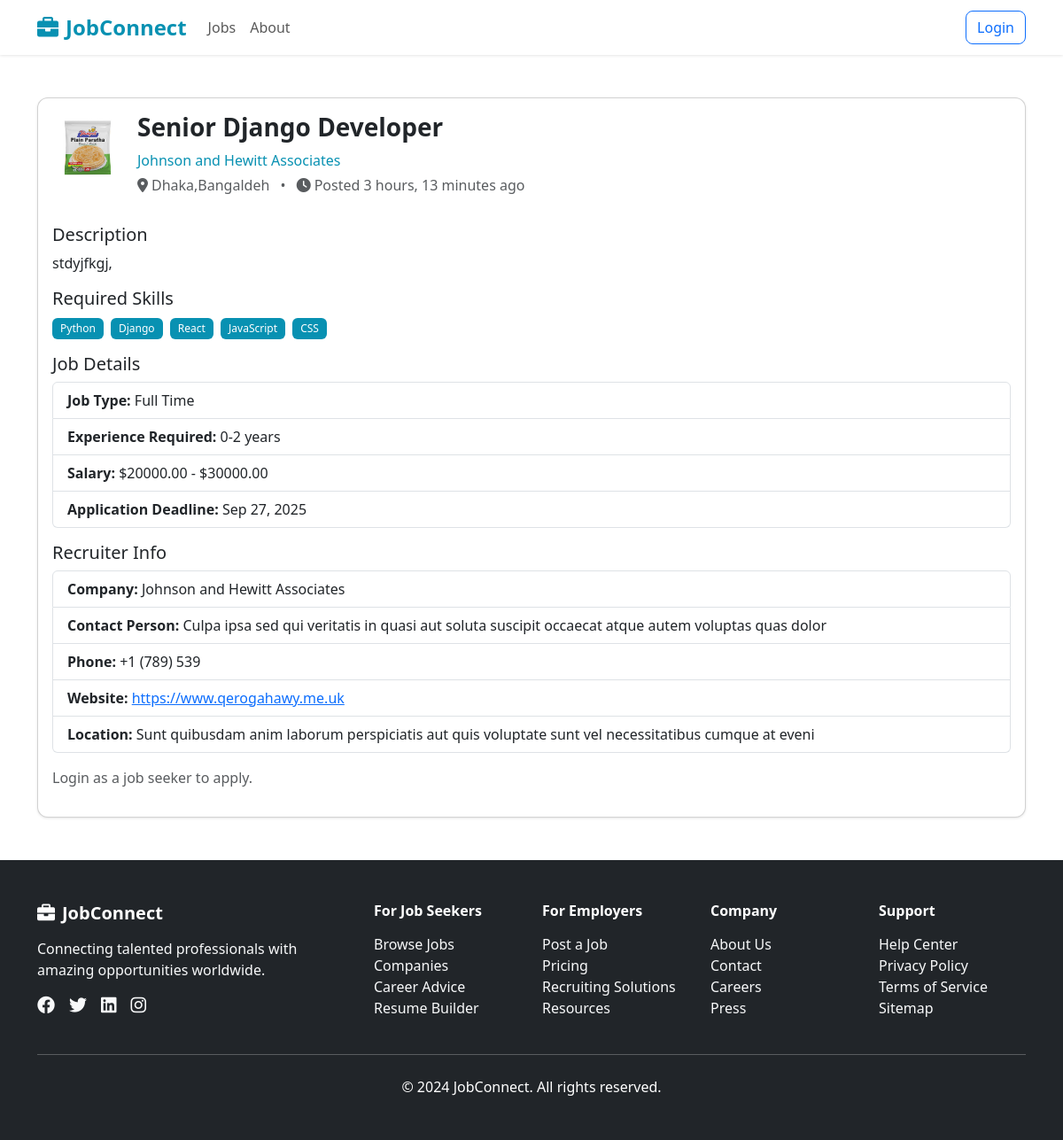
Page /jobs/1/ on the committed database.
### app/models.py (models this page shows, shortened)
class Job(models.Model):
    JOB_TYPES = [
        ('full_time', 'Full Time'),
        ('part_time', 'Part Time'),
        ('remote', 'Remote'),
        ('contract', 'Contract'),
        ('internship', 'Internship'),
    ]
    category_choices = [
        ('IT', 'Information Technology'),
        ('HR', 'Human Resources'),
        ('Finance', 'Finance'),
        ('Marketing', 'Marketing'),
        ('Sales', 'Sales'),
        ('Education', 'Education'),
        ('Healthcare', 'Healthcare'),
        ('Engineering', 'Engineering'),
        ('Hospitality', 'Hospitality'),
        ('Real Estate', 'Real Estate'),
        ('Other', 'Other'),
    ]
    recruiter = models.ForeignKey(CustomUser, on_delete=models.CASCADE, related_name='jobs')
    title = models.CharField(max_length=200,null=True, blank=True)
    category = models.CharField(max_length=100, choices=category_choices, null=True, blank=True)
    description = models.TextField(null=True, blank=True)
    location = models.CharField(max_length=100,null=True, blank=True)
    EXPERIENCE_CHOICES = [
        (1, '0-2 years'),
        (2, '3-5 years'),
        (3, '6-10 years'),
        (4, '10+ years'),
    ]
    experience_required = models.IntegerField(choices=EXPERIENCE_CHOICES, null=True, blank=True)
    skills = models.TextField(help_text="Comma-separated skills, e.g. React, JavaScript, CSS", null=True, blank=True)
    salary_min = models.DecimalField(max_digits=10, decimal_places=2, blank=True, null=True)
    salary_max = models.DecimalField(max_digits=10, decimal_places=2, blank=True, null=True)
    job_type = models.CharField(max_length=20, choices=JOB_TYPES, default='full_time',null=True, blank=True)
    application_deadline = models.DateField(null=True, blank=True)
    created_at = models.DateTimeField(auto_now_add=True)
    updated_at = models.DateTimeField(auto_now=True)

class RecruiterProfile(models.Model):
    user = models.OneToOneField(CustomUser, on_delete=models.CASCADE,related_name='recruiter_profile')
    company_name = models.CharField(max_length=100,null=True, blank=True)
    contact_person = models.CharField(max_length=100,null=True, blank=True)
    phone= models.CharField(max_length=15,null=True, blank=True)
    company_website = models.URLField(null=True, blank=True)
    location = models.CharField(max_length=100,null=True, blank=True)
    profile_picture = models.ImageField(upload_to='profile_pics/',null=True, blank=True)
    company_description = models.TextField(null=True, blank=True)
    created_at = models.DateTimeField(auto_now_add=True)
    updated_at = models.DateTimeField(auto_now=True)

class CustomUser(AbstractUser):
     USER_CHOICES = (
        ('recruiter', 'Recruiter'),
        ('job_seeker', 'Job Seeker'),
      )
     user_type = models.CharField(max_length=20, choices=USER_CHOICES)
     display_name = models.CharField(max_length=100, null=True, blank=True)

### app/views.py (the view)
# urls.py: path('jobs/<int:job_id>/', job_detail, name='job_detail'),
def job_detail(request, job_id):
    job = get_object_or_404(Job, id=job_id, application_deadline__gte=timezone.now())
    job.skill_list = [s.strip() for s in (job.skills or '').split(',')]
    context = {
        'job': job
    }
    return render(request, 'jobdetails.html', context)

### app/templates/jobdetails.html (shortened to what this page needs)
{% extends 'base.html' %}
{% block content %}
<div class="container my-5">
    <div class="card shadow-sm">
        <div class="card-body">
            <div class="d-flex align-items-start mb-4">
                {% if job.recruiter.recruiter_profile.profile_picture %}
                    <img src="{{ job.recruiter.recruiter_profile.profile_picture.url }}"
                         alt="{{ job.recruiter.username }}" class="rounded me-3" width="80" height="80">
                {% else %}
                    <img src="/static/images/placeholder.png" alt="Recruiter" class="rounded me-3" width="80" height="80">
                {% endif %}
                <div class="flex-grow-1">
                    <h3 class="fw-bold">{{ job.title }}</h3>
                    <p class="text-primary mb-1">
                        {{ job.recruiter.recruiter_profile.company_name|default:job.recruiter.username }}
                    </p>
                    <p class="text-muted mb-2">
                        <i class="fas fa-map-marker-alt me-1"></i>{{ job.location }}
                        <span class="mx-2">•</span>
                        <i class="fas fa-clock me-1"></i>Posted {{ job.created_at|timesince }} ago
                    </p>
                </div>
            </div>
            <h5>Description</h5>
            <p>{{ job.description }}</p>
            <h5>Required Skills</h5>
            <div class="mb-3">
                {% if job.skill_list %}
                    {% for skill in job.skill_list %}
                        <span class="badge bg-primary me-1">{{ skill }}</span>
                    {% endfor %}
                {% else %}
                    <span class="text-muted">No skills listed</span>
                {% endif %}
            </div>
            <h5>Job Details</h5>
            <ul class="list-group mb-3">
                <li class="list-group-item"><strong>Job Type:</strong> {{ job.get_job_type_display }}</li>
                <li class="list-group-item"><strong>Experience Required:</strong> {{ job.get_experience_required_display }}</li>
                {% if job.salary_min and job.salary_max %}
                <li class="list-group-item"><strong>Salary:</strong> ${{ job.salary_min }} - ${{ job.salary_max }}</li>
                {% endif %}
                <li class="list-group-item"><strong>Application Deadline:</strong> {{ job.application_deadline|date:"M d, Y" }}</li>
            </ul>
            <h5>Recruiter Info</h5>
            <ul class="list-group mb-3">
                {% if job.recruiter.recruiter_profile.company_name %}
                <li class="list-group-item"><strong>Company:</strong> {{ job.recruiter.recruiter_profile.company_name }}</li>
                {% endif %}
                {% if job.recruiter.recruiter_profile.contact_person %}
                <li class="list-group-item"><strong>Contact Person:</strong> {{ job.recruiter.recruiter_profile.contact_person }}</li>
                {% endif %}
                {% if job.recruiter.recruiter_profile.phone %}
                <li class="list-group-item"><strong>Phone:</strong> {{ job.recruiter.recruiter_profile.phone }}</li>
                {% endif %}
                {% if job.recruiter.recruiter_profile.company_website %}
                <li class="list-group-item"><strong>Website:</strong>
                    <a href="{{ job.recruiter.recruiter_profile.company_website }}" target="_blank">
                        {{ job.recruiter.recruiter_profile.company_website }}
                    </a>
                </li>
                {% endif %}
                {% if job.recruiter.recruiter_profile.location %}
                <li class="list-group-item"><strong>Location:</strong> {{ job.recruiter.recruiter_profile.location }}</li>
                {% endif %}
            </ul>
            {% if request.user.is_authenticated and request.user.user_type == 'job_seeker' %}
                <button class="btn btn-primary" data-bs-toggle="modal" data-bs-target="#applyModal">
            Apply Now
            {% else %}
                <p class="text-muted">Login as a job seeker to apply.</p>
            {% endif %}
        </div>
    </div>
</div>
{% endblock content %}

### app/templates/base.html (shortened to what this page needs)
{% load static %}
<!DOCTYPE html>
<html lang="en">
<head>
    <link href="https://cdn.jsdelivr.net/npm/bootstrap@5.3.0/dist/css/bootstrap.min.css" rel="stylesheet">
    <link href="https://cdnjs.cloudflare.com/ajax/libs/font-awesome/6.0.0/css/all.min.css" rel="stylesheet">
    <link href="{% static 'styles.css' %}" rel="stylesheet">
</head>
<body>
    <nav class="navbar navbar-expand-lg navbar-light bg-white shadow-sm sticky-top">
        <div class="container">
            <a class="navbar-brand fw-bold text-primary" href="{% url 'home' %}">
                <i class="fas fa-briefcase me-2"></i>JobConnect
            </a>
            <div class="collapse navbar-collapse" id="navbarNav">
                <ul class="navbar-nav me-auto">
                    <li class="nav-item">
                        <a class="nav-link" href="{% url 'job_list' %}">Jobs</a>
                    </li>
                    <li class="nav-item">
                        <a class="nav-link" href="about.html">About</a>
                    </li>
                </ul>
                {% if request.user.is_authenticated %}
                    <div class="dropdown">
                    <a class="btn btn-outline-primary dropdown-toggle" href="#" role="button" data-bs-toggle="dropdown">
                        <i class="fas fa-user me-2"></i>{{ request.user.display_name }}
                    </a>
                    <ul class="dropdown-menu">
                        <li><a class="dropdown-item" href="{% url 'profile' %}">Profile</a></li>
                        <li><hr class="dropdown-divider"></li>
                        <li><a class="dropdown-item" href="{% url 'logout' %}">Logout</a></li>
                    </ul>
                </div>
                {% else %}
                    <div class="d-flex gap-2">
                        <a href="{% url 'login' %}" class="btn btn-outline-primary">Login</a>
                    </div>
                {% endif %}
            </div>
        </div>
    </nav>
    <main >
            {% block content %}
            {% endblock content %}
    </main>
    <footer class="bg-dark text-white py-5">
        <div class="container">
            <div class="row g-4">
                <div class="col-lg-4">
                    <h5 class="fw-bold mb-3">
                        <i class="fas fa-briefcase me-2"></i>JobConnect
                    </h5>
                    <p class="text-light">Connecting talented professionals with amazing opportunities worldwide.</p>
                    <div class="d-flex gap-3">
                        <a href="#" class="text-light"><i class="fab fa-facebook fa-lg"></i></a>
                        <a href="#" class="text-light"><i class="fab fa-twitter fa-lg"></i></a>
                        <a href="#" class="text-light"><i class="fab fa-linkedin fa-lg"></i></a>
                        <a href="#" class="text-light"><i class="fab fa-instagram fa-lg"></i></a>
                    </div>
                </div>
                <div class="col-lg-2 col-md-6">
                    <h6 class="fw-bold mb-3">For Job Seekers</h6>
                    <ul class="list-unstyled">
                        <li><a href="browse-jobs.html" class="text-light text-decoration-none">Browse Jobs</a></li>
                        <li><a href="companies.html" class="text-light text-decoration-none">Companies</a></li>
                        <li><a href="career-advice.html" class="text-light text-decoration-none">Career Advice</a></li>
                        <li><a href="resume-builder.html" class="text-light text-decoration-none">Resume Builder</a></li>
                    </ul>
                </div>
                <div class="col-lg-2 col-md-6">
                    <h6 class="fw-bold mb-3">For Employers</h6>
                    <ul class="list-unstyled">
                        <li><a href="post-job.html" class="text-light text-decoration-none">Post a Job</a></li>
                        <li><a href="pricing.html" class="text-light text-decoration-none">Pricing</a></li>
                        <li><a href="recruiting-solutions.html" class="text-light text-decoration-none">Recruiting Solutions</a></li>
                        <li><a href="employer-resources.html" class="text-light text-decoration-none">Resources</a></li>
                    </ul>
                </div>
                <div class="col-lg-2 col-md-6">
                    <h6 class="fw-bold mb-3">Company</h6>
                    <ul class="list-unstyled">
                        <li><a href="about.html" class="text-light text-decoration-none">About Us</a></li>
                        <li><a href="contact.html" class="text-light text-decoration-none">Contact</a></li>
                        <li><a href="careers.html" class="text-light text-decoration-none">Careers</a></li>
                        <li><a href="press.html" class="text-light text-decoration-none">Press</a></li>
                    </ul>
                </div>
                <div class="col-lg-2 col-md-6">
                    <h6 class="fw-bold mb-3">Support</h6>
                    <ul class="list-unstyled">
                        <li><a href="help.html" class="text-light text-decoration-none">Help Center</a></li>
                        <li><a href="privacy.html" class="text-light text-decoration-none">Privacy Policy</a></li>
                        <li><a href="terms.html" class="text-light text-decoration-none">Terms of Service</a></li>
                        <li><a href="sitemap.html" class="text-light text-decoration-none">Sitemap</a></li>
                    </ul>
                </div>
            </div>
            <hr class="my-4">
            <div class="text-center">
                <p class="mb-0">&copy; 2024 JobConnect. All rights reserved.</p>
            </div>
        </div>
    </footer>
</body>
</html>

### app/static/styles.css (style rules this page uses)
:root { --primary-color: #0891b2; --accent-color: #4f46e5; --success-color: #059669; --warning-color: #d97706; --danger-color: #dc2626; --dark-color: #1f2937; --light-color: #f8fafc; --muted-color: #6b7280; }
.text-primary { color: var(--primary-color) !important; }
.bg-primary { background-color: var(--primary-color) !important; }
.navbar-brand { font-size: 1.5rem; }
.card { border-radius: 12px; }
.btn { border-radius: 8px; font-weight: 500; }
.badge { font-weight: 500; padding: 0.5em 0.75em; }
.shadow-sm { box-shadow: 0 1px 3px rgba(0, 0, 0, 0.1) !important; }

### rows in the picture
Job: recruiter.recruiter_profile.profile_picture (picture), title "Senior Django Developer", recruiter.recruiter_profile.company_name "Johnson and Hewitt Associates", location "Dhaka,Bangaldeh", created_at "3 hours, 13 minutes", description "stdyjfkgj,", job_type "Full Time", experience_required "0-2 years", salary_min "20000.00", salary_max "30000.00", application_deadline "Sep 27, 2025", recruiter.recruiter_profile.contact_person "Culpa ipsa sed qui veritatis in quasi aut soluta suscipit occaecat atque autem voluptas quas dolor", recruiter.recruiter_profile.phone "+1 (789) 539", recruiter.recruiter_profile.company_website "https://www.qerogahawy.me.uk", recruiter.recruiter_profile.location "Sunt quibusdam anim laborum perspiciatis aut quis voluptate sunt vel necessitatibus cumque at eveni"

### other values in the picture
{{ skill }} "Python" "Django" "React" "JavaScript" "CSS"
